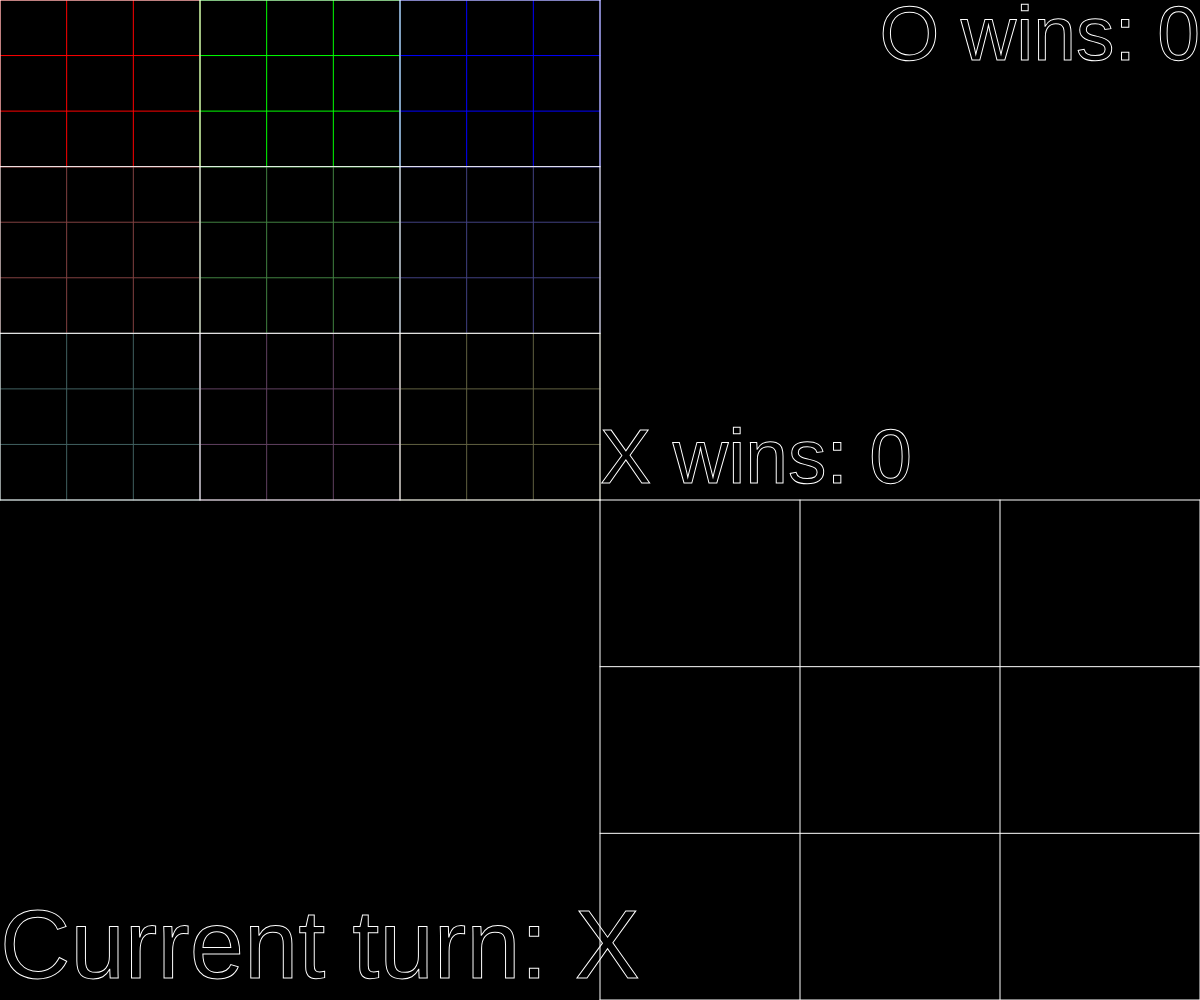
Frame 1 (no input)
Frame 60 (no input): identical to frame 1, image omitted
Frame 120 (the mouse pressed at the canvas centre since frame 60): identical to frame 1, image omitted

The p5.js sketch that drew this single still picture (run headless with seeded random() and noise() and a simulated clock; from frame 60 on, the mouse is pressed at the canvas centre):

// p5.js sketch
// ── sketch.js
// Despite the name, I actually downgraded to the creation of the game "Ultimate Tic Tac Toe" instead of my weird version of it where it is infinite.
// Extras for experts:
//  - I have included @param and @returns in my doc strings where applicable,
//  - I have used string() to convert numbers to strings to check how many digits are used with .length.
//  - I have used .flatMap() to convert a 2D array into a 1D array.
//  - After using .flatMap(), I then used .some() to check if there are any elements equivalent to zero to detect any ties.

let currentGame;
let megaBoard;
let pickSquare;
let tieDelay;
let timer;
let winnerFound;

// CurrentPlayer MUST be either set to "Current turn: X" or "Current turn: O".
let currentPlayer = "Current turn: X";

// Determines how long it takes to complete the animation of either an X or O, in milliseconds.
let drawSpeed = 1000;

// Sets starting win values.
let oWins = 0;
let xWins = 0;

const ACCELERATION = 1.0813826568003;
const COLUMNS = 3;
const ROWS = 3;

/** Sets the square's color based on currentColumn.
* 
* @param {number} currentColumn - The index of the current column.
* @returns {number[]} - An array containing the RGB color values.
*/
function setSquareColor(currentColumn) {

  // Sets the first color to 255 after the first loop.
  let currentColor = 510;

  // Must be negative so it is set to 0 on the first loop.
  let otherColor = -127.5;
  let otherOtherColor = -127.5;

  // Loops through each column, applying the color rules.
  for (let cycle = 0; cycle <= currentColumn; cycle++) {
    currentColor = currentColor/2;
    otherColor += currentColor/2;
    otherOtherColor += currentColor/2;
  }

  // Returns the result as an array.
  return [currentColor, otherColor, otherOtherColor];
}

/** Sets megaBoard to its default values and colors. */
function resetMegaBoard() {

  // Empty out whatever is in there.
  megaBoard = [[], [], []];

  // Creates a loop to set all of the colors to their default values.
  for (let currentColumn = 0; currentColumn < COLUMNS; currentColumn++) {
    for (let currentRow = 0; currentRow < ROWS; currentRow++) {
      let thisR;
      let thisB;
      let thisG;
      
      // The "red" row.
      if (currentRow === 0) {
        [thisR, thisG, thisB] = setSquareColor(currentColumn);
      }
  
      // The "green" row.
      else if (currentRow === 1) {
        [thisG, thisR, thisB] = setSquareColor(currentColumn);
      }
  
      // The "blue" row.
      else {
        [thisB, thisR, thisG] = setSquareColor(currentColumn);
      }
  
      // Pushes the new empty colored game onto the board.
      megaBoard[currentColumn][currentRow] = {grid: [[0, 0, 0,], [0, 0, 0,], [0, 0, 0]], R: thisR,
        G: thisG, B: thisB, player: 0};
    }
  }
}

/** Resets the game to its default values.
 * 
 * @param {boolean} updateWins - If true, increments the winner's win counter by one.
*/
function resetGame(updateWins) {

  // Increments the win count if needed.
  if (updateWins) {
    if (currentPlayer === "Current turn: X") {
      oWins++;
    }
    else {
      xWins++;
    }
  }

  // Empties currentGame and sets the remaining values back to where they were at the start.
  currentGame = {grid: [[0, 0, 0,], [0, 0, 0,], [0, 0, 0]], R: 255, G: 255, B: 255};
  resetMegaBoard();
  pickSquare = true;
  winnerFound = 0;
}

function setup() {
  createCanvas(windowWidth, windowHeight);
  noFill();
  resetGame(false);  
}

function windowResized() {
  resizeCanvas(windowWidth, windowHeight);
}

/** Determines whether or not someone has three in a line, checking along checkLine on thisGrid.
 * 
 * @param {Array} thisGrid - The 2D array you want to check.
 * @param {number} checkLine - Which horizontal and vertical line you want to check.
 * @returns {boolean} - Returns if there is a line or not.
*/
function isThree(thisGrid, checkLine) {
  return thisGrid[checkLine][0].player === thisGrid[checkLine][1].player &&
    thisGrid[checkLine][1].player === thisGrid[checkLine][2].player &&
    (thisGrid[checkLine][2].player === "X" || thisGrid[checkLine][2].player === "O") ||
    thisGrid[0][checkLine].player === thisGrid[1][checkLine].player &&
    thisGrid[1][checkLine].player === thisGrid[2][checkLine].player &&
    (thisGrid[2][checkLine].player === "X" || thisGrid[2][checkLine].player === "O") ||
    (thisGrid[0][0].player === thisGrid[1][1].player &&
    thisGrid[1][1].player === thisGrid[2][2].player ||
    thisGrid[0][2].player === thisGrid[1][1].player &&
    thisGrid[1][1].player === thisGrid[2][0].player) &&
    (thisGrid[1][1].player === "X" || thisGrid[1][1].player === "O");
}

/** Checks currentGame.grid for a line.
 * If found, sets currentGame.player to the winner and checks if they won the full game. */
function checkIf3() {

  // Loops through every possible line combination for the current game.
  for (let checkLine = 0; checkLine < 3; checkLine++) {
    if (isThree(currentGame.grid, checkLine)) {

      // Sets the board to be X if they won.
      if (currentPlayer === "Current turn: X") {
        currentGame.player = "X";
      }

      // Otherwise, sets it to O.
      else {
        currentGame.player = "O";
      }

      currentGame.drawn = 0;
      currentGame.lastUpdate = timer;

      // Loops through every possible line combination for the full board.
      for (let checkLine = 0; checkLine < 3; checkLine++) {
        if (isThree(megaBoard, checkLine)) {
          
          // Sets the time won to be used for the end-of-game delay.
          winnerFound = timer;
        }
      }
    }
  }
}

function mouseClicked() {

  // Temporarily the stops the ability to play after the game has ended.
  if (!winnerFound) {

    // Regular play mode.
    if (!pickSquare) {

      // Sets x and y to be the mouse's current location relative to the current board.
      let x = Math.floor(mouseX/(width/(COLUMNS*2))) - COLUMNS;
      let y = Math.floor(mouseY/(height/(ROWS*2))) - ROWS;

      // Ensures you clicked on the board.
      if (x >= 0 && y >= 0) {

        // Places the marker if the spot is empty.
        if (currentGame.grid[y][x] === 0) {

          // Places X and sets the turn to O if it is turn X.
          if (currentPlayer === "Current turn: X") {
            currentGame.grid[y][x] = {player: "X", drawn: 0, lastUpdate: timer};
            currentPlayer = "Current turn: O";
          }

          // Otherwise, place O and set turn to X.
          else {
            currentGame.grid[y][x] = {player: "O", drawn: 0, lastUpdate: timer};
            currentPlayer = "Current turn: X";
          }

          checkIf3();

          // Moves the current board to the same one you clicked on as long as that one can be played on.
          if (megaBoard[y][x].player === 0 && megaBoard[y][x].grid.flatMap(subarray => subarray).some(element => element === 0)) {
            currentGame = megaBoard[y][x];
          }

          // Otherwise, allow the next player to play wherever they want.
          else if (currentGame.player !== 0 || ! currentGame.grid.flatMap(subarray => subarray).some(element => element === 0)) {
            pickSquare = true;
            currentGame = {grid: [[0, 0, 0,], [0, 0, 0,], [0, 0, 0]], R: 255, G: 255, B: 255};
          }
        }
      }
    }

    // Free-movement mode, as long as the mouse was clicked within the full board.
    else if (mouseX <= width/2 && mouseY <= height/2) {

      // Sets x and y to be the mouse's current location relative to the full board.
      let x = Math.floor(mouseX/(width/(COLUMNS*2)));
      let y = Math.floor(mouseY/(height/(ROWS*2)));

      // Sets the current board to where the user clicked, as long as they can play in that square.
      if (megaBoard[y][x].player === 0 && megaBoard[y][x].grid.flatMap(subarray => subarray).some(element => element === 0)) {
        currentGame = megaBoard[y][x];
        pickSquare = false;
      }
    }
  }
}

/** Resets the game if someone has won or if there are no available moves, after a delay. */
function checkForEnd() {

  // After a delay of double the drawSpeed, if someone has won, reset the game and increment the win counter.
  if (winnerFound > 0 && timer > winnerFound + drawSpeed * 2) {
    resetGame(true);
  }

  // Loops through every single game.
  for (let gameY of megaBoard) {
    for (let gameX of gameY) {

      // If there are any empty spaces found, end this function.
      if (gameX.grid.flatMap(subarray => subarray).some(element => element === 0) && gameX.player === 0) {
        return;
      }
    }
  }

  // Checks if there it has already been declared a tie.
  if (tieDelay > 0) {

    // If it has, and if there has been a delay of double the drawSpeed, reset the game without incrementing the win counter.
    if (timer > tieDelay + drawSpeed * 2) {
      resetGame(false);
      tieDelay = 0;
    }
  }

  // If this is the first time it detected this tie, set the time found to tieDelay.
  else {
    tieDelay = timer;
  }
}

function draw() {
  background("black");
  drawText();

  timer = millis();
  drawBoards();
  checkForEnd();

}

/** Draws a grid.
 * @param {number} x1 - The first x-coordinate of the grid.
 * @param {number} y1 - The first y-coordinate of the grid.
 * @param {number} x2 - The second x-coordinate of the grid.
 * @param {number} y2 - The second y-coordinate of the grid. */
function drawGame(x1, y1, x2, y2) {

  // Draws the columns.
  for (let currentColumn = 0; currentColumn <= COLUMNS; currentColumn++) {
    line((x2 - x1)/COLUMNS * currentColumn + x1, y1, (x2 - x1)/COLUMNS * currentColumn + x1, y2);
  }
  
  // Draws the rows.
  for (let currentRow = 0; currentRow <= ROWS; currentRow++) {
    line(x1,(y2 - y1)/ROWS * currentRow + y1, x2, (y2 - y1)/ROWS * currentRow + y1);
  }
}

/** Updates the current square's percentage drawn and when it was last updated.
 * @param {object} thisSquare - The current square to be drawn. */
function updateTimer(thisSquare) {

  // Updates the percentage drawn if enough time has passed since it was last updated.
  if (timer >= drawSpeed/100 + thisSquare.lastUpdate &&
            thisSquare.drawn < 100) {
    thisSquare.drawn += (timer - thisSquare.lastUpdate)/(drawSpeed/100);

    // Caps it at 100% drawn.
    if (thisSquare.drawn >= 100) {
      thisSquare.drawn = 100;
    }

    // Sets the last updated time to the current time.
    thisSquare.lastUpdate = timer;
  }
}

/** Draws an X.
 * @param {number} squareX1 - The first x-coordinate of the square.
 * @param {number} squareY1 - The first y-coordinate of the square.
 * @param {number} squareX2 - The second x-coordinate of the square.
 * @param {number} squareY2 - The second y-coordinate of the square.
 * @param {object} thisSquare - The square that the X is being drawn in.
 * @param {number} yDistance - squareY2 minus squareY1.
 * @param {number} speedUp - A value that increases exponentially the more percentage drawn is.
 * @param {number} slowDown - A value that increases logarithmically the more percentage drawn is. */
function drawX(squareX1, squareY1, squareX2, squareY2, thisSquare, yDistance, speedUp, slowDown) {

  // When drawing the first line, speed up exponentially.
  if (thisSquare.drawn <= 50) {
    line(squareX1, squareY1, squareX1 + (squareX2 - squareX1) * speedUp,
      squareY1 + yDistance * speedUp);
  }

  // The second line only speeds up logarithmically.
  else {
    line(squareX1, squareY1, squareX2, squareY2);
    line(squareX2, squareY1, squareX2 + (squareX1 - squareX2) * slowDown,
      squareY1 + yDistance * slowDown);
  }

  updateTimer(thisSquare);
}

/** Draws an O.
 * @param {number} squareX1 - The first x-coordinate of the square.
 * @param {number} squareY1 - The first y-coordinate of the square.
 * @param {number} squareX2 - The second x-coordinate of the square.
 * @param {number} squareY2 - The second y-coordinate of the square.
 * @param {object} thisSquare - The square that the O is being drawn in.
 * @param {number} yDistance - squareY2 minus squareY1.
 * @param {number} speedUp - A value that increases exponentially the more percentage drawn is.
 * @param {number} slowDown - A value that increases logarithmically the more percentage drawn is. */
function drawO(squareX1, squareY1, squareX2, thisSquare, yDistance, speedUp, slowDown) {

  let xDistance = squareX2 - squareX1;

  // Draws the first half of the circle, speeding up exponentially.
  if (thisSquare.drawn <= 50) {
    arc(squareX1 + xDistance/2, squareY1 + yDistance/2, xDistance, yDistance, 0, PI * speedUp);
  }

  // Draws the other half, slowing down exponentially.
  else {
    arc(squareX1 + xDistance/2, squareY1 + yDistance/2, xDistance, yDistance, 0, PI + PI * slowDown);
  }

  updateTimer(thisSquare);
}

/** Draws all the marks on a game.
 * @param {number} x1 - The first x-coordinate of the grid.
 * @param {number} y1 - The first y-coordinate of the grid.
 * @param {number} x2 - The second x-coordinate of the grid.
 * @param {number} y2 - The second y-coordinate of the grid.
 * @param {Array} game - The 2D array representing the game to draw. */
function drawPlayers(x1, y1, x2, y2, game) {

  let gridWidth = (x2 - x1)/COLUMNS;
  let gridHeight = (y2 - y1)/ROWS;

  // Loops through every square on the board.
  for (let gridY = 0; gridY < COLUMNS; gridY++) {
    for (let gridX = 0; gridX < ROWS; gridX++) {

      // Sets values used for both drawing X and O.
      let squareX1 = gridWidth * gridX + x1;
      let squareY1 = gridHeight * gridY + y1;
      let squareX2 = gridWidth * (gridX + 1) + x1;
      let squareY2 = gridHeight * (gridY + 1) + y1;
      let thisSquare = game[gridY][gridX];
      let yDistance = squareY2 - squareY1;
      let speedUp = ACCELERATION ** thisSquare.drawn/50;
      let slowDown = Math.log(thisSquare.drawn - 50)/Math.log(ACCELERATION)/50;
      
      // If the square is X, draw an X.
      if (game[gridY][gridX].player === "X") {
        drawX(squareX1, squareY1, squareX2, squareY2, thisSquare, yDistance, speedUp, slowDown);
      }

      // Otherwise, if the square is O, draw an O. 
      else if (game[gridY][gridX].player === "O") {
        drawO(squareX1, squareY1, squareX2, thisSquare, yDistance, speedUp, slowDown);
      }
    }
  }
}

/** Draws every game. */
function drawBoards(){

  // Loops through every square on the mega board.
  for (let currentColumn = 0; currentColumn < COLUMNS; currentColumn++) {
    for (let currentRow = 0; currentRow < ROWS; currentRow++) {

      // Sets the color to the board's RGB values.
      stroke(megaBoard[currentColumn][currentRow].R, megaBoard[currentColumn][currentRow].G, megaBoard[currentColumn][currentRow].B);

      // Draws the current smaller board.
      drawGame(0 + width/6 * currentRow, 0 + height/6 * currentColumn, width/6 * (currentRow + 1), height/6 * (currentColumn + 1));
      drawPlayers(width/6 * currentRow, height/6 * currentColumn,
        width/6 * (currentRow + 1), height/6 * (currentColumn + 1),
        megaBoard[currentColumn][currentRow].grid);
    }
  }

  // Sets the color to the current game's RGB values.
  stroke(currentGame.R, currentGame.G, currentGame.B);

  // Draws the current active board.
  drawGame(width/2, height/2, width, height);
  drawPlayers(width/2, height/2, width, height, currentGame.grid);

  // Draws the white board made out of the smaller boards.
  stroke("white");
  drawGame(0, 0, width/2, height/2);
  drawPlayers(0, 0, width/2, height/2, megaBoard);
}

/** Draws all the text. */
function drawText() {
  let biggerWinner;

  // If the player who has more digits in their win counter is X, set biggerWinner to X's length.
  if (String(xWins).length > String(oWins).length) {
    biggerWinner = String(xWins).length;
  }
  
  // Otherwise, set biggerWinner to O's length.
  else {
    biggerWinner = String(oWins).length;
  }

  // Sets the current player text color to be white and aligns it to be a little above the bottom left.
  stroke("white");
  textAlign(LEFT, BOTTOM);

  // If the biggest the current player text can be drawn without overlap is determined by the height, draw it as tall as half the height.
  if (height/2 - 4 < width/(768750011920929/62500000000000)) {
    textSize(height/2 - 4);
  }

  // Otherwise, draw it's width as the same as half of the canvas width.
  else {
    textSize(width / (768750011920929/62500000000000));
  }

  // Display the current player.
  text(currentPlayer, 0, height);

  // If the biggest the win counters can be drawn without overlapping with anything is determined by the height, draw it as tall as quarter of the height.
  if (height/4 - 4 < width / (4 * (3.4000000953674312 + 0.5000000000000004 * biggerWinner))) {
    textSize(height/4 - 4);
  }

  // Otherwise, draw it's width as the same as quarter of the canvas width.
  else {
    textSize(width / (4 * (3.4000000953674312 + 0.5000000000000004 * biggerWinner)));
  }

  // Draws the X win counter at the bottom left of the upper right empty square.
  text("X wins: " + xWins, width/2, height/2);

  // Aligns the O win counter text with a little below the top right corner.
  textAlign(RIGHT, TOP);

  // Draws the O win counter at the upper right corner of the canvas.
  text("O wins: " + oWins, width, 0);

}
